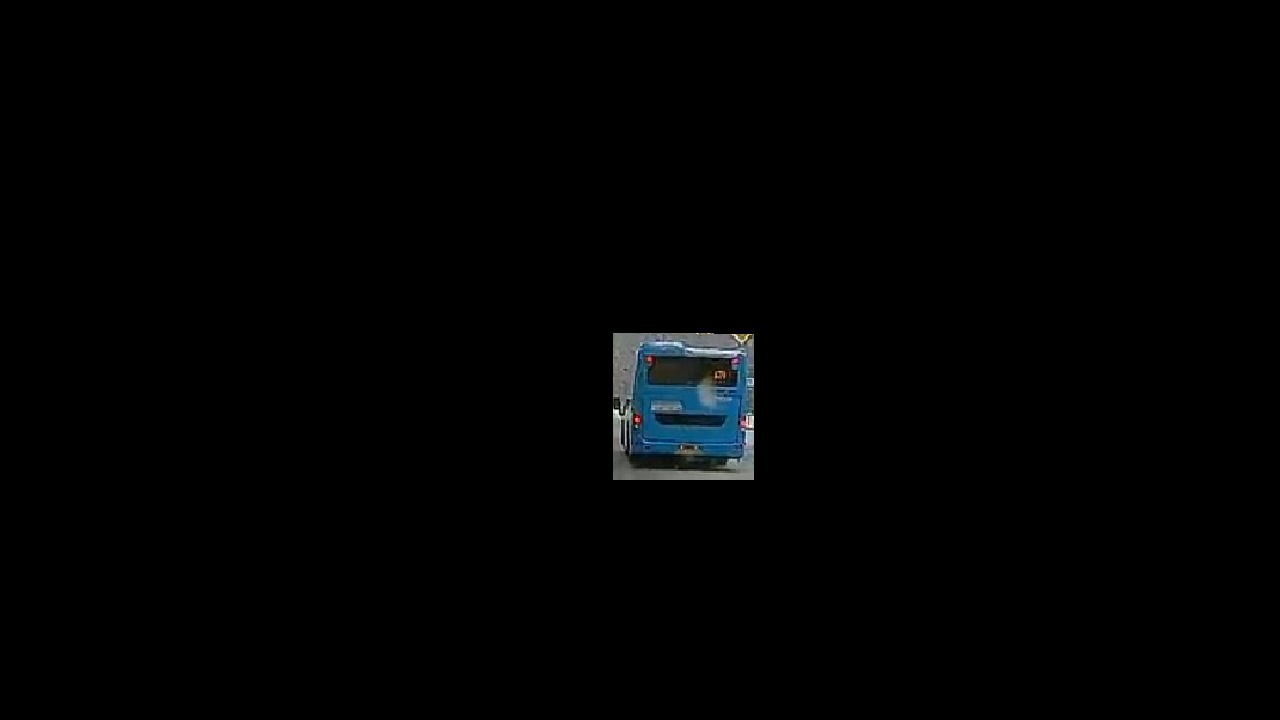
#> input picture test_data/sdddd.png, 1280 x 720 px, found by its file name
$ python untitled1.py test_data/sdddd.png test_data/sdddd.png
#> lines starting #> are read from the running program, lines starting #| are printed output that depends on the picture; long printed decimals are rounded
import sys
import math
import cv2
import numpy as np
from matplotlib import pyplot as plt
import scipy.ndimage.interpolation as ndii
import pprint
import time

# global constants
RE_IDX = 0
IM_IDX = 1
ROWS_AXIS = 0
COLS_AXIS = 1
polarMode = "spline"
noiseMode = "none" # "gaussian", "s&p", "none"
noiseIntensity = {'sigma' : 2, 'mean' : 0, 'whiteThreshold' : 0.01, 'blackThreshold' : 0.99}
resultsComparation = False

# this function will calculates parameters for log polar transformation
# (center of transformation, angle step and log base)
def computeLogPolarParameters(img):
	# Step 1 - Get center of the transformation
    centerTrans = [math.floor((img.shape[ROWS_AXIS] + 1) / 2), math.floor((img.shape[COLS_AXIS] + 1 ) / 2)]
	# Step 2 - Estimate dimensions of final image after discrete log-polar transformation
	# num of columns = log(radius)
	# num of rows = angle in radius (0, 2pi)
    maxDiff = np.maximum(centerTrans, np.asarray(img.shape) - centerTrans)
    maxDistance = ((maxDiff[0] ** 2 + maxDiff[1] ** 2 ) ** 0.5)
    dimsLogPolar = [0,0]
    dimsLogPolar[COLS_AXIS] = img.shape[COLS_AXIS]
    dimsLogPolar[ROWS_AXIS] = img.shape[ROWS_AXIS]
    # Step 2.1 - Estimate log base
    logBase = math.exp(math.log(maxDistance) / dimsLogPolar[COLS_AXIS])
    # Step 3 - Calculate step for angle in log polar coordinates
    angleStep = ( 1.0 * math.pi ) / dimsLogPolar[ROWS_AXIS]
    return (centerTrans, angleStep, logBase)

# converts image to its log polar representation
# returns the log polar representation and log base
def convertToLogPolar(img, centerTrans, angleStep, logBase, mode = "nearest"):
    if mode == "nearest":
        # Step 1 - Initialize transformed image
        transformedImage = np.zeros(img.shape, dtype = img.dtype)
        # Step 2 - Apply reverse log polar transformation
        for radius in range(img.shape[COLS_AXIS]): # start with radius, because calculating exponential power is time consuming
            actRadius = logBase ** radius
            for angle in range(img.shape[ROWS_AXIS]):
                anglePi =  angle * angleStep
                # calculate euclidian coordinates (source: https://en.wikipedia.org/wiki/Log-polar_coordinates)
                row = int(centerTrans[ROWS_AXIS] + actRadius * math.sin(anglePi))
                col = int(centerTrans[COLS_AXIS] + actRadius * math.cos(anglePi))
                # copy pixel from the location to log polar image
                if 0 <= row < img.shape[ROWS_AXIS] and 0 <= col < img.shape[COLS_AXIS]:
                    transformedImage[angle, radius] = img[row, col]

        return transformedImage
    else:
        print("Base: " + str(logBase))
        # create matrix with angles
        anglesMap = np.zeros(img.shape, dtype=np.float64)
        # each column has 0 in its first row and -pi in its last row
        anglesVector = -np.linspace(0, np.pi, img.shape[0], endpoint=False)
        # initialize it by columns using the same vector
        anglesMap.T[:] = anglesVector
        # create matrix with radii
        radiusMap = np.zeros(img.shape, dtype=np.float64)
        # each line contains a vector with numbers from  in (0, cols) to power logBase
        radiusVector = np.power(logBase, np.arange(img.shape[1], dtype=np.float64)) - 1.0
        # initialize it by rows using the same vector
        radiusMap[:] = radiusVector
        # calculate x coordinates (source: https://en.wikipedia.org/wiki/Log-polar_coordinates)
        x = radiusMap * np.sin(anglesMap) + centerTrans[1]
        # calculate y coordinates (source: https://en.wikipedia.org/wiki/Log-polar_coordinates)
        y = radiusMap * np.cos(anglesMap) + centerTrans[0]
        # initialize final image
        outputImg = np.zeros(img.shape)
        # use spline interpolation to map pixels from original image to calculated coordinates
        ndii.map_coordinates(img, [x, y], output=outputImg)
        return outputImg


# computes phase correlation and returns position of pixel with highest value (row, column)
def phaseCorrelation(img_orig, img_transformed):
    # Step 3.1 - Initialize complex conjugates for original image and magnitudes
    orig_conj = np.copy(img_orig)
    orig_conj[:,:,IM_IDX] = -orig_conj[:,:,IM_IDX]
    orig_mags = cv2.magnitude(img_orig[:,:,RE_IDX],img_orig[:,:,IM_IDX])
    img_trans_mags = cv2.magnitude(img_transformed[:,:,RE_IDX],img_transformed[:,:,IM_IDX])
    # Step 3.2 - Do deconvolution
    # multiplication compex numbers ===> (x + yi) * (u + vi) = (xu - yv) + (xv + yu)i
    # deconvolution ( H* x G ) / |H x G|
    realPart = (orig_conj[:,:,RE_IDX] * img_transformed[:,:,RE_IDX] - orig_conj[:,:,IM_IDX] * img_transformed[:,:,IM_IDX]) / (orig_mags * img_trans_mags)
    imaginaryPart = (orig_conj[:,:,RE_IDX] * img_transformed[:,:,IM_IDX] + orig_conj[:,:,IM_IDX] * img_transformed[:,:,RE_IDX]) / ( orig_mags * img_trans_mags)
    result = np.dstack((realPart, imaginaryPart))
    result_idft = cv2.idft(result)
    # Step 3.3 - Find Max value (angle and scaling factor)
    result_mags = cv2.magnitude(result_idft[:,:,RE_IDX],result_idft[:,:,IM_IDX])
    return np.unravel_index( np.argmax(result_mags), result_mags.shape)


# adds artifical noise to images
def addNoiseToImage(img, noise, noiseIntensity):
    if noise == 's&p':
        print("Adding S&P Noise: wT = " + str(noiseIntensity['whiteThreshold']) + "; bT = " + str(noiseIntensity['blackThreshold']))
        # generate probabilities from uniform distribution
        distData = np.random.uniform(0.0, 1.0, img.shape).reshape(img.shape)
        # set ones below whiteThreshold to white
        img[distData < noiseIntensity['whiteThreshold']] = 255
        # set ones above blackThreshold to black
        img[distData > noiseIntensity['blackThreshold']] = 0
        return img
    else:
        if noise == 'gaussian':
            print("Adding Gaussian noise: sigma = " + str(noiseIntensity['sigma']) + '; mean = ' + str(noiseIntensity['mean']))
            return noiseIntensity['sigma'] * np.random.randn(img.shape[0], img.shape[1]) + img + noiseIntensity['mean']
        else:
            return img

# reads image, runs FFT and returns FFT image + its magnitude spectrum
def readImage(img):
    imgData = cv2.imread(img,0) # 0 means Grayscale
    imgData = addNoiseToImage(imgData, noiseMode, noiseIntensity)
    imgFft, imgFftShifted = calculateFft(np.asarray(imgData)) # FFT of the image
#> in calculateFft, `imgTmp  = np.float32(img)`: imgTmp = nan
#> in calculateFft, `imgFft = cv2.dft(np.asarray(imgTmp),flags = cv2.DFT_COMPLEX_OUTPUT)`: imgFft = [[nan, 0]]
#> in calculateFft, `imgFftShifted = np.fft.fftshift(imgFft)`: imgFftShifted = [[0, nan]]
    imgMags = cv2.magnitude(imgFftShifted[:,:,RE_IDX],imgFftShifted[:,:,IM_IDX])
    return (imgData, imgFftShifted, imgMags)


# applies highpass filter and returns the image
# H(col, row) = (1.0 - X(col, row)) * (2.0 - X(col, row)), row and col have to be transformed to range <-pi/2, pi/2>
# X(valX, valY) = cos(pi * valX) * cos(pi * valY), both valX and valY in range <-pi/2, pi/2>
def prepareHighPassFilter(img):
    pi2 = math.pi / 2.0
    # transform number of rows to <-pi/2,pi/2> range and calculate cos for each element
    rows = np.cos(np.linspace(-pi2, pi2, img.shape[0]))
    # transform number of cols to <-pi/2,pi/2> range and calculate cos for each element
    cols = np.cos(np.linspace(-pi2, pi2, img.shape[1]))
    # creates matrix the whole image
    x = np.outer( rows, cols)
    return (1.0 - x) * (2.0 - x)


# Central point for running FFT
def calculateFft(img):
    imgTmp  = np.float32(img)
    # FFT of the image
    imgFft = cv2.dft(np.asarray(imgTmp),flags = cv2.DFT_COMPLEX_OUTPUT)
    # the FFT shift is needed in order to center the results
    imgFftShifted = np.fft.fftshift(imgFft)
    return (imgFft, imgFftShifted)

# main script
def main():#argv):
    timeStart = time.time()
    # Step 1 - Apply FFT on both images and get their magnitude spectrums
    # image (we are looking for), lets call it original
    imgOriginal, imgOriginalFft, imgOriginalMags = readImage("D:/Maria/April/fourier_mellin/test_data/Mio1.jpg")#("D:/Maria/April/fourier_mellin/test_data/orig.png")#readImage(argv[1])
#> in readImage, `imgFft, imgFftShifted = calculateFft(np.asarray(imgData))`: imgFft = [[nan, 0]]; imgFftShifted = [[0, nan]]
#> in readImage, `imgMags = cv2.magnitude(imgFftShifted[:,:,RE_IDX],imgFftShifted[:,:,IM..`: imgMags = [nan]
#> imgOriginalFft = [[0, nan]]; imgOriginalMags = [nan]
    # image (we are searching in), lets call it transformed
    imgTransformed, imgTransformedFft, imgTransformedMags = readImage("D:/Maria/April/fourier_mellin/test_data/sdddd.png")#("D:/Maria/April/fourier_mellin/test_data/test.png")#readImage(argv[2])

    # Step 2 - Apply highpass filter on their magnitude spectrums
    highPassFilter = prepareHighPassFilter(imgOriginalMags)
#> highPassFilter = [2]
    imgOriginalMagsFilter = imgOriginalMags * highPassFilter
#> imgOriginalMagsFilter = [nan]
    imgTransformedMagsFilter = imgTransformedMags * highPassFilter

    # Step 3 - Convert magnitudes both images to log-polar coordinates
    # Step 3.1 - Precompute parameters (both images have the same dimensions)
    centerTrans, angleStep, logBase = computeLogPolarParameters(imgOriginalMagsFilter)
#> centerTrans = [1, 1]; angleStep = 3.14; logBase = 1.41
    imgOriginalLogPolar = convertToLogPolar(imgOriginalMagsFilter, centerTrans, angleStep, logBase, polarMode)
#| Base: 1.414
#> in convertToLogPolar, `radiusVector = np.power(logBase, np.arange(img.shape[1], dtype=np.floa..`: radiusVector = [0]
#> in convertToLogPolar, `x = radiusMap * np.sin(anglesMap) + centerTrans[1]`: x = [1]
#> imgOriginalLogPolar = [0]
    imgTransformedLogPolar = convertToLogPolar(imgTransformedMagsFilter, centerTrans, angleStep, logBase, polarMode)
#> call 2 of convertToLogPolar, with angleStep = 3.14, logBase = 1.41, mode = 'spline'
#| Base: 1.414
#> in convertToLogPolar (call 2), `radiusVector = np.power(logBase, np.arange(img.shape[1], dtype=np.floa..`: radiusVector = 1280 values from 0 to 3.23e+192
#> in convertToLogPolar (call 2), `radiusMap[:] = radiusVector`:
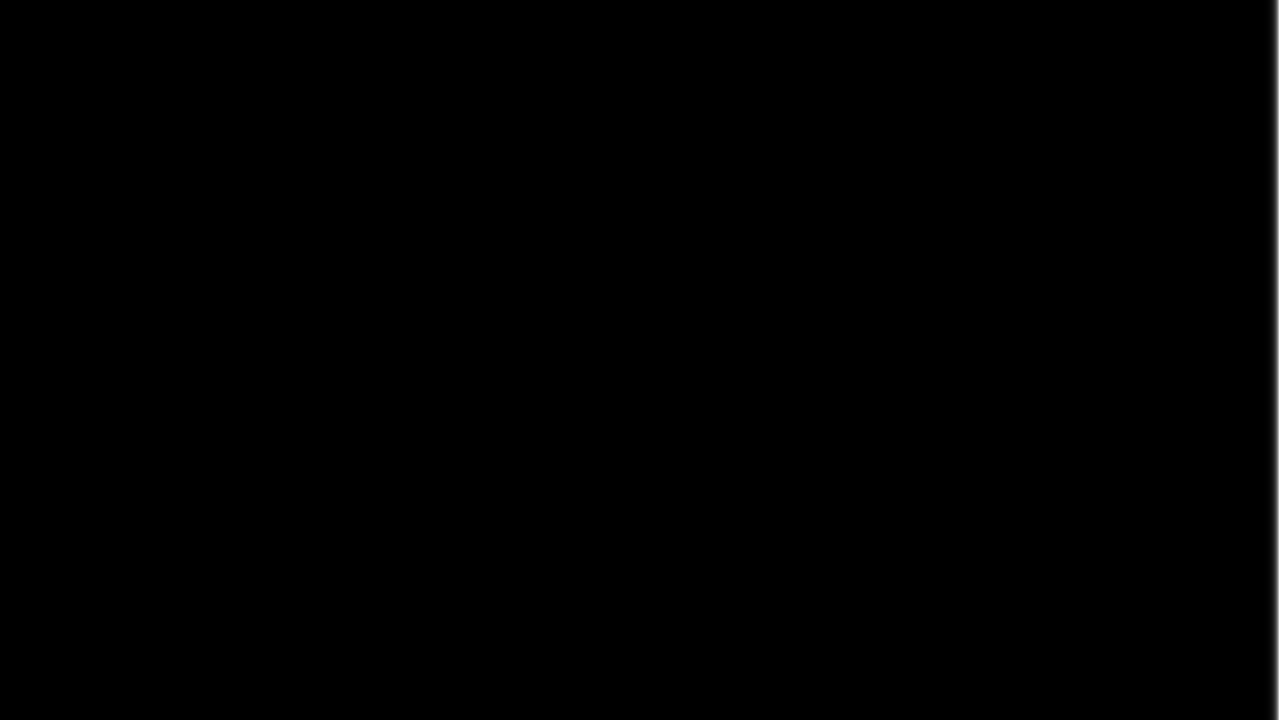
#> radiusMap: shape (720, 1280) float64; min 0, max 3.23e+192, mean 8.61e+189; drawn with min black and max white
#> in convertToLogPolar (call 2), `x = radiusMap * np.sin(anglesMap) + centerTrans[1]`:
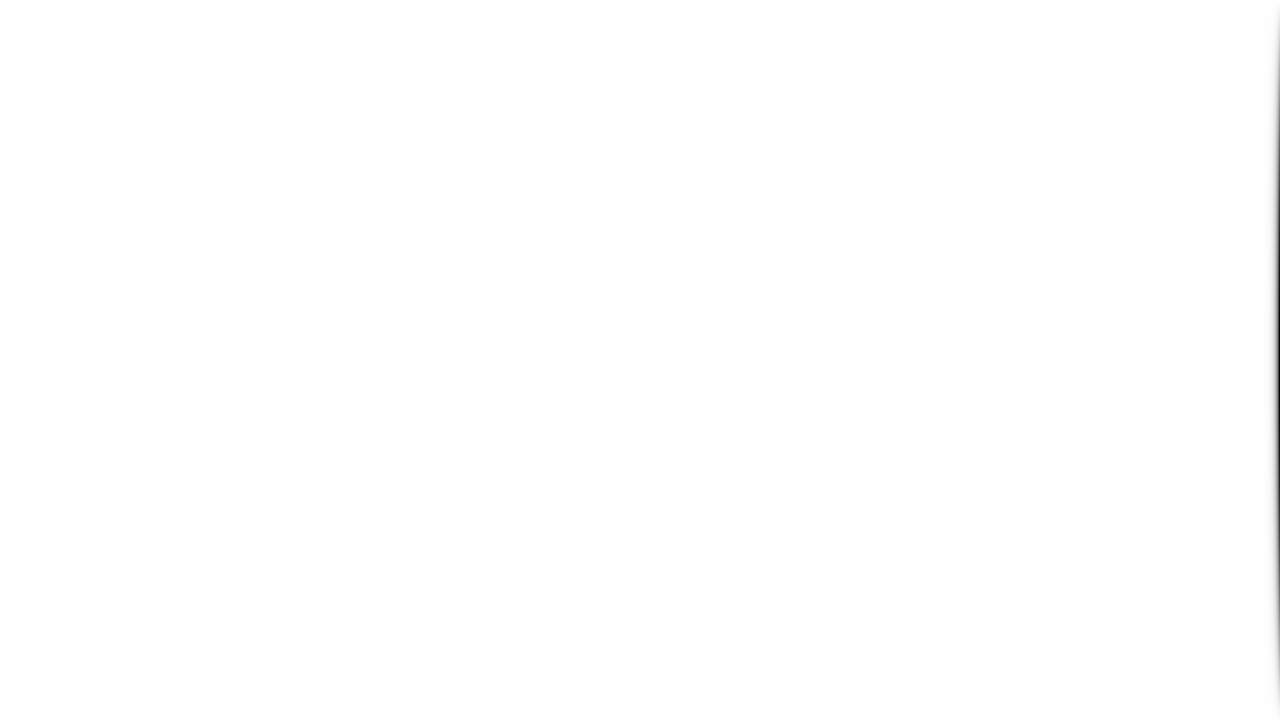
#> x: shape (720, 1280) float64; min -3.23e+192, max 1, mean -5.48e+189; drawn with min black and max white
#> in convertToLogPolar (call 2), `x = radiusMap * np.sin(anglesMap) + centerTrans[1]`:
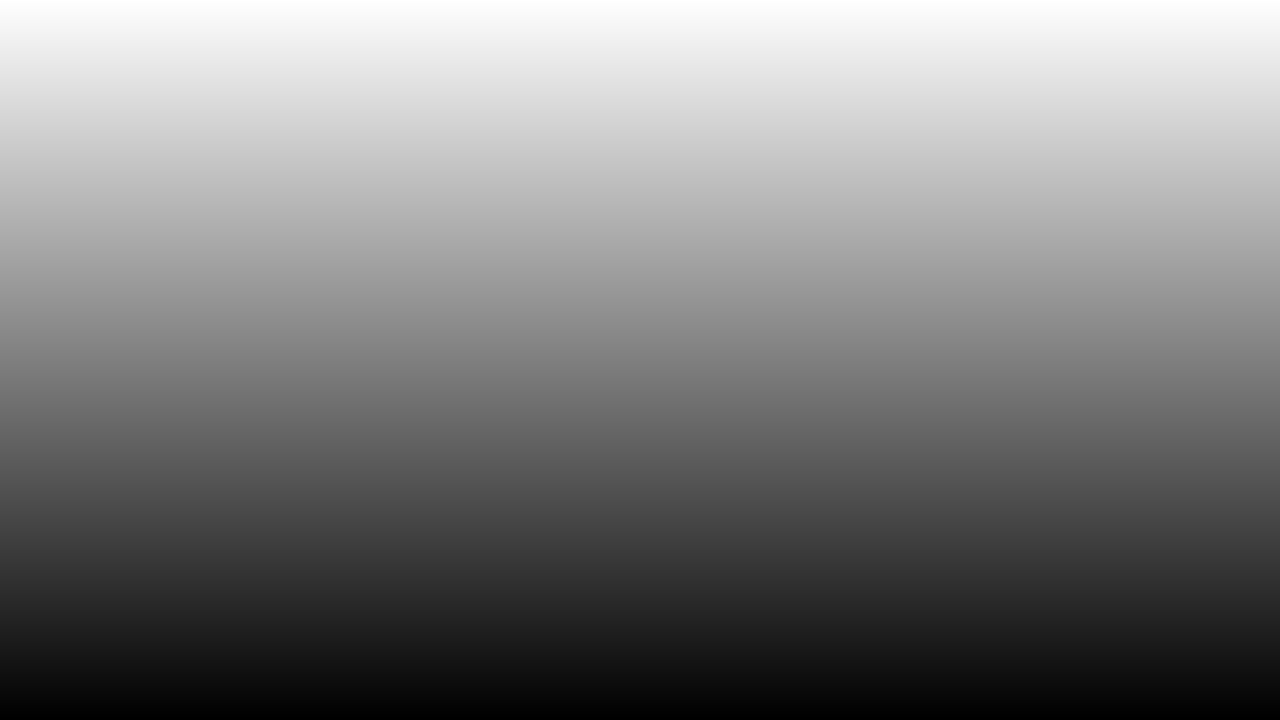
#> anglesMap: shape (720, 1280) float64; min -3.14, max 0, mean -1.57; drawn with min black and max white
#> in convertToLogPolar (call 2), `y = radiusMap * np.cos(anglesMap) + centerTrans[0]`:
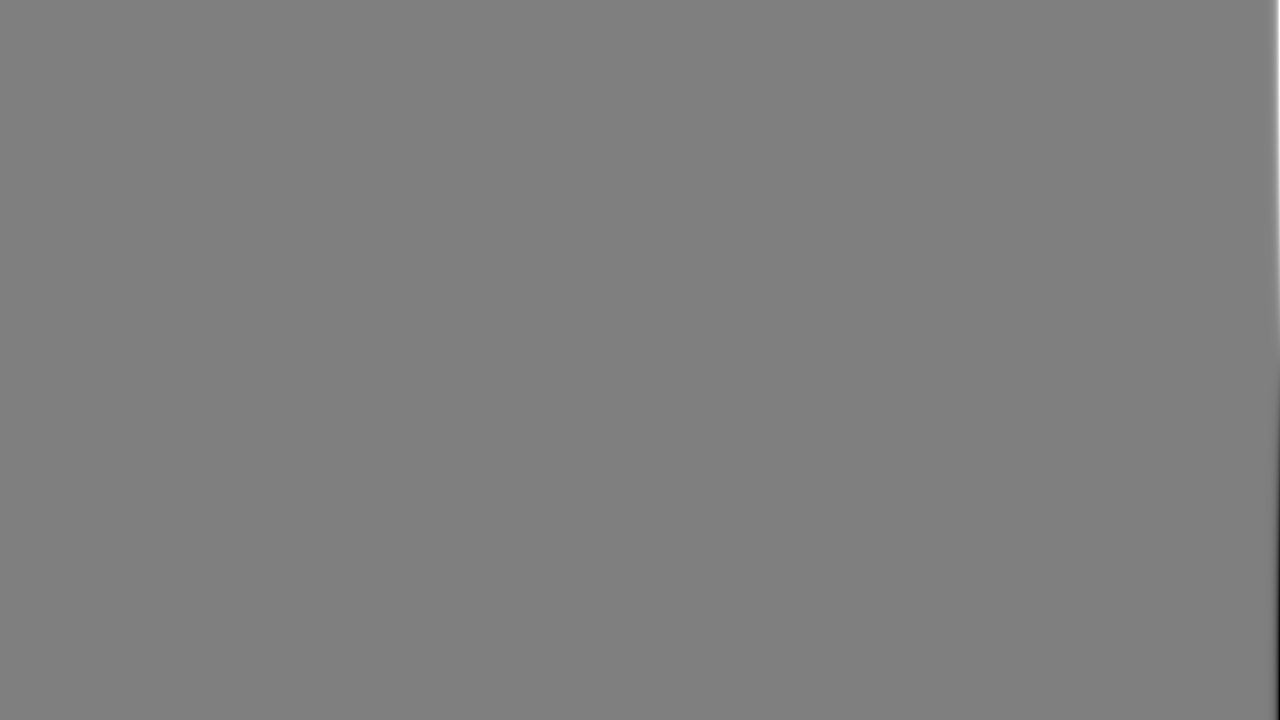
#> y: shape (720, 1280) float64; min -3.23e+192, max 3.23e+192, mean 1.2e+187; drawn with min black and max white

    # Step 3.1 - Apply FFT on magnitude spectrums in log polar coordinates (in this case, not using FFT shift as it leads to computing [180-angle] results)
    imgOriginalLogPolarComplex = cv2.dft(np.float32(imgOriginalLogPolar),flags = cv2.DFT_COMPLEX_OUTPUT)
#> imgOriginalLogPolarComplex = [[0, 0]]
    imgTransformedLogPolarComplex = cv2.dft(np.float32(imgTransformedLogPolar),flags = cv2.DFT_COMPLEX_OUTPUT)

    # Step 4 - Apply phase corelation on both images (FFT applied on log polar images) to retrieve rotation (angle) and scale factor
    angle, scale = phaseCorrelation(imgOriginalLogPolarComplex, imgTransformedLogPolarComplex)
#> in phaseCorrelation, `orig_mags = cv2.magnitude(img_orig[:,:,RE_IDX],img_orig[:,:,IM_IDX])`: orig_mags = [0]
#> in phaseCorrelation, `realPart = (orig_conj[:,:,RE_IDX] * img_transformed[:,:,RE_IDX] - orig..`: realPart: shape (720, 1280) float32; every value is NaN or infinite
#> angle = 0; scale = 0
    # Step 4.1 Convert to degrees based on formula in paper (26) and adjust it to (-pi/2, pi/2) range
    angleDeg = -(float(angle) * 180.0 ) / imgOriginalLogPolarComplex.shape[0]
#> angleDeg = 0
    if angleDeg < - 45:
        angleDeg += 180
    else:
        if angleDeg > 90.0:
            angleDeg -= 180

    # Step 4.2 Calculate scale factor based on formula in paper (25)
    scaleFactor = logBase ** scale
#> scaleFactor = 1

    # Step 5 - Apply rotation and scaling on transformed image
    transformMatrix = cv2.getRotationMatrix2D((centerTrans[0], centerTrans[1]), angleDeg, scaleFactor)
#> transformMatrix = [[1, 0, 0], [0, 1, 0]]
    imgTransformedNew = cv2.warpAffine(imgTransformed, transformMatrix, (imgTransformed.shape[1], imgTransformed.shape[0]) )

    # Step 6 - Apply phase corelation on both images to retrieve translation
    # Step 6.1 Apply FFT to newly created transformed image
    imgTransformedNewFft, imgTransformedNewftShifted = calculateFft(imgTransformedNew)
    # Step 6.2 - Use phase corelation to get translation coordinates
    y, x = phaseCorrelation(imgTransformedNewftShifted, imgOriginalFft)
#> in phaseCorrelation (call 2), `realPart = (orig_conj[:,:,RE_IDX] * img_transformed[:,:,RE_IDX] - orig..`: realPart: shape (720, 1280) float32; every value is NaN or infinite
#> y = 0; x = 0
    # Step 6.3 Apply translation on the final image
#> (the run stopped early here; a loop or call above may not have finished)
